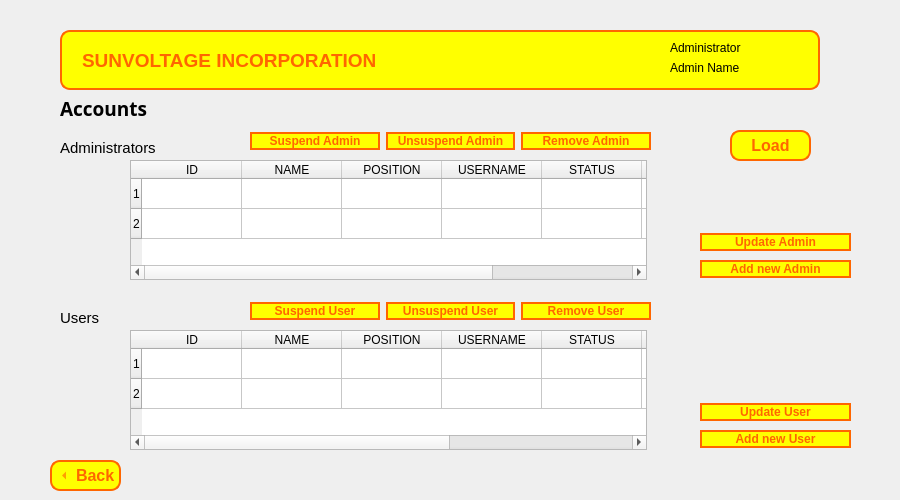
<?xml version="1.0" encoding="UTF-8"?>
<ui version="4.0">
 <class>Admin_Account</class>
 <widget class="QWidget" name="Admin_Account">
  <property name="geometry">
   <rect>
    <x>0</x>
    <y>0</y>
    <width>900</width>
    <height>500</height>
   </rect>
  </property>
  <property name="sizePolicy">
   <sizepolicy hsizetype="Expanding" vsizetype="Preferred">
    <horstretch>0</horstretch>
    <verstretch>0</verstretch>
   </sizepolicy>
  </property>
  <property name="minimumSize">
   <size>
    <width>50</width>
    <height>0</height>
   </size>
  </property>
  <property name="windowTitle">
   <string>Form</string>
  </property>
  <widget class="QLabel" name="Header">
   <property name="geometry">
    <rect>
     <x>60</x>
     <y>30</y>
     <width>760</width>
     <height>60</height>
    </rect>
   </property>
   <property name="font">
    <font>
     <pointsize>14</pointsize>
     <bold>true</bold>
    </font>
   </property>
   <property name="styleSheet">
    <string notr="true">color: rgb(255, 102, 0);
background-color: rgb(255, 255, 0);
border-color: rgb(255, 102, 0);
border: 2px solid #ff6600; 
border-radius: 10px;
</string>
   </property>
   <property name="text">
    <string>SUNVOLTAGE INCORPORATION</string>
   </property>
   <property name="textFormat">
    <enum>Qt::AutoText</enum>
   </property>
   <property name="scaledContents">
    <bool>false</bool>
   </property>
   <property name="margin">
    <number>0</number>
   </property>
   <property name="indent">
    <number>20</number>
   </property>
  </widget>
  <widget class="QLabel" name="label">
   <property name="geometry">
    <rect>
     <x>670</x>
     <y>40</y>
     <width>81</width>
     <height>16</height>
    </rect>
   </property>
   <property name="text">
    <string>Administrator</string>
   </property>
  </widget>
  <widget class="QLabel" name="adminNamelbl">
   <property name="geometry">
    <rect>
     <x>670</x>
     <y>60</y>
     <width>131</width>
     <height>16</height>
    </rect>
   </property>
   <property name="text">
    <string>Admin Name</string>
   </property>
  </widget>
  <widget class="QLabel" name="label_2">
   <property name="geometry">
    <rect>
     <x>60</x>
     <y>100</y>
     <width>91</width>
     <height>16</height>
    </rect>
   </property>
   <property name="font">
    <font>
     <family>Segoe UI Black</family>
     <pointsize>14</pointsize>
     <bold>true</bold>
    </font>
   </property>
   <property name="text">
    <string>Accounts</string>
   </property>
  </widget>
  <widget class="QToolButton" name="backButton">
   <property name="geometry">
    <rect>
     <x>50</x>
     <y>460</y>
     <width>71</width>
     <height>31</height>
    </rect>
   </property>
   <property name="font">
    <font>
     <pointsize>12</pointsize>
     <bold>true</bold>
    </font>
   </property>
   <property name="styleSheet">
    <string notr="true">QToolButton {
				color: rgb(255, 102, 0);
                background-color: rgb(255, 255, 0);
                border-color: rgb(255, 102, 0);
                border: 2px solid #ff6600;
                border-radius: 10px;
            }
            QToolButton:hover, QToolButton:pressed {
                background-color: rgb(255, 183, 0);
            }</string>
   </property>
   <property name="text">
    <string>Back</string>
   </property>
   <property name="iconSize">
    <size>
     <width>20</width>
     <height>20</height>
    </size>
   </property>
   <property name="checkable">
    <bool>true</bool>
   </property>
   <property name="checked">
    <bool>false</bool>
   </property>
   <property name="toolButtonStyle">
    <enum>Qt::ToolButtonTextBesideIcon</enum>
   </property>
   <property name="arrowType">
    <enum>Qt::LeftArrow</enum>
   </property>
  </widget>
  <widget class="QLabel" name="label_3">
   <property name="geometry">
    <rect>
     <x>60</x>
     <y>140</y>
     <width>121</width>
     <height>16</height>
    </rect>
   </property>
   <property name="font">
    <font>
     <family>Segoe UI</family>
     <pointsize>11</pointsize>
     <bold>false</bold>
    </font>
   </property>
   <property name="text">
    <string>Administrators</string>
   </property>
  </widget>
  <widget class="QLabel" name="label_4">
   <property name="geometry">
    <rect>
     <x>60</x>
     <y>310</y>
     <width>121</width>
     <height>16</height>
    </rect>
   </property>
   <property name="font">
    <font>
     <family>Segoe UI</family>
     <pointsize>11</pointsize>
     <bold>false</bold>
    </font>
   </property>
   <property name="text">
    <string>Users</string>
   </property>
  </widget>
  <widget class="QTableWidget" name="admin_tablewidget">
   <property name="geometry">
    <rect>
     <x>130</x>
     <y>160</y>
     <width>517</width>
     <height>120</height>
    </rect>
   </property>
   <property name="sizePolicy">
    <sizepolicy hsizetype="Maximum" vsizetype="Expanding">
     <horstretch>44</horstretch>
     <verstretch>0</verstretch>
    </sizepolicy>
   </property>
   <property name="minimumSize">
    <size>
     <width>50</width>
     <height>0</height>
    </size>
   </property>
   <property name="selectionBehavior">
    <enum>QAbstractItemView::SelectRows</enum>
   </property>
   <property name="rowCount">
    <number>2</number>
   </property>
   <property name="columnCount">
    <number>7</number>
   </property>
   <attribute name="horizontalHeaderCascadingSectionResizes">
    <bool>false</bool>
   </attribute>
   <attribute name="horizontalHeaderHighlightSections">
    <bool>false</bool>
   </attribute>
   <attribute name="horizontalHeaderShowSortIndicator" stdset="0">
    <bool>true</bool>
   </attribute>
   <attribute name="horizontalHeaderStretchLastSection">
    <bool>false</bool>
   </attribute>
   <row/>
   <row/>
   <column>
    <property name="text">
     <string>ID</string>
    </property>
   </column>
   <column>
    <property name="text">
     <string>NAME</string>
    </property>
   </column>
   <column>
    <property name="text">
     <string>POSITION</string>
    </property>
   </column>
   <column>
    <property name="text">
     <string>USERNAME</string>
    </property>
   </column>
   <column>
    <property name="text">
     <string>STATUS</string>
    </property>
   </column>
   <column>
    <property name="text">
     <string>DATE UPDATED</string>
    </property>
   </column>
   <column>
    <property name="text">
     <string>DATE CREATED</string>
    </property>
   </column>
  </widget>
  <widget class="QTableWidget" name="user_tablewidget">
   <property name="geometry">
    <rect>
     <x>130</x>
     <y>330</y>
     <width>517</width>
     <height>120</height>
    </rect>
   </property>
   <property name="selectionBehavior">
    <enum>QAbstractItemView::SelectRows</enum>
   </property>
   <property name="rowCount">
    <number>2</number>
   </property>
   <property name="columnCount">
    <number>8</number>
   </property>
   <attribute name="horizontalHeaderVisible">
    <bool>true</bool>
   </attribute>
   <attribute name="horizontalHeaderCascadingSectionResizes">
    <bool>false</bool>
   </attribute>
   <attribute name="horizontalHeaderHighlightSections">
    <bool>false</bool>
   </attribute>
   <attribute name="horizontalHeaderShowSortIndicator" stdset="0">
    <bool>false</bool>
   </attribute>
   <attribute name="horizontalHeaderStretchLastSection">
    <bool>false</bool>
   </attribute>
   <attribute name="verticalHeaderVisible">
    <bool>true</bool>
   </attribute>
   <row/>
   <row/>
   <column>
    <property name="text">
     <string>ID</string>
    </property>
   </column>
   <column>
    <property name="text">
     <string>NAME</string>
    </property>
   </column>
   <column>
    <property name="text">
     <string>POSITION</string>
    </property>
   </column>
   <column>
    <property name="text">
     <string>USERNAME</string>
    </property>
   </column>
   <column>
    <property name="text">
     <string>STATUS</string>
    </property>
   </column>
   <column>
    <property name="text">
     <string>CREATOR ID</string>
    </property>
   </column>
   <column>
    <property name="text">
     <string>DATE UPDATED</string>
    </property>
   </column>
   <column>
    <property name="text">
     <string>DATE CREATED</string>
    </property>
   </column>
  </widget>
  <widget class="QPushButton" name="button_load">
   <property name="geometry">
    <rect>
     <x>730</x>
     <y>130</y>
     <width>81</width>
     <height>31</height>
    </rect>
   </property>
   <property name="font">
    <font>
     <pointsize>12</pointsize>
     <bold>true</bold>
    </font>
   </property>
   <property name="styleSheet">
    <string notr="true">QPushButton {
				color: rgb(255, 102, 0);
                background-color: rgb(255, 255, 0);
                border-color: rgb(255, 102, 0);
                border: 2px solid #ff6600;
                border-radius: 10px;
            }
            QPushButton:hover, QPushButton:pressed {
                background-color: rgb(255, 183, 0);
            }</string>
   </property>
   <property name="text">
    <string>Load</string>
   </property>
   <property name="checkable">
    <bool>true</bool>
   </property>
  </widget>
  <widget class="QWidget" name="layoutWidget">
   <property name="geometry">
    <rect>
     <x>700</x>
     <y>400</y>
     <width>151</width>
     <height>51</height>
    </rect>
   </property>
   <layout class="QVBoxLayout" name="verticalLayout_2">
    <item>
     <widget class="QPushButton" name="button_update_user">
      <property name="font">
       <font>
        <bold>true</bold>
       </font>
      </property>
      <property name="styleSheet">
       <string notr="true">QPushButton {
				color: rgb(255, 102, 0);
                background-color: rgb(255, 255, 0);
                border-color: rgb(255, 102, 0);
                border: 2px solid #ff6600;
                border-radius: 10px;
            }
            QPushButton:hover, QPushButton:pressed {
                background-color: rgb(255, 183, 0);
            }</string>
      </property>
      <property name="text">
       <string>Update User</string>
      </property>
      <property name="checkable">
       <bool>true</bool>
      </property>
     </widget>
    </item>
    <item>
     <widget class="QPushButton" name="add_user_button">
      <property name="font">
       <font>
        <bold>true</bold>
       </font>
      </property>
      <property name="styleSheet">
       <string notr="true">QPushButton {
				color: rgb(255, 102, 0);
                background-color: rgb(255, 255, 0);
                border-color: rgb(255, 102, 0);
                border: 2px solid #ff6600;
                border-radius: 10px;
            }
            QPushButton:hover, QPushButton:pressed {
                background-color: rgb(255, 183, 0);
            }</string>
      </property>
      <property name="text">
       <string>Add new User</string>
      </property>
      <attribute name="buttonGroup">
       <string notr="true">user_btngroup</string>
      </attribute>
     </widget>
    </item>
   </layout>
  </widget>
  <widget class="QWidget" name="layoutWidget">
   <property name="geometry">
    <rect>
     <x>250</x>
     <y>130</y>
     <width>401</width>
     <height>22</height>
    </rect>
   </property>
   <layout class="QHBoxLayout" name="horizontalLayout">
    <item>
     <widget class="QPushButton" name="button_suspend_admin">
      <property name="font">
       <font>
        <bold>true</bold>
       </font>
      </property>
      <property name="styleSheet">
       <string notr="true">QPushButton {
				color: rgb(255, 102, 0);
                background-color: rgb(255, 255, 0);
                border-color: rgb(255, 102, 0);
                border: 2px solid #ff6600;
                border-radius: 10px;
            }
            QPushButton:hover, QPushButton:pressed {
                background-color: rgb(255, 183, 0);
            }</string>
      </property>
      <property name="text">
       <string>Suspend Admin</string>
      </property>
      <property name="checkable">
       <bool>true</bool>
      </property>
     </widget>
    </item>
    <item>
     <widget class="QPushButton" name="button_unsuspend_admin">
      <property name="font">
       <font>
        <bold>true</bold>
       </font>
      </property>
      <property name="styleSheet">
       <string notr="true">QPushButton {
				color: rgb(255, 102, 0);
                background-color: rgb(255, 255, 0);
                border-color: rgb(255, 102, 0);
                border: 2px solid #ff6600;
                border-radius: 10px;
            }
            QPushButton:hover, QPushButton:pressed {
                background-color: rgb(255, 183, 0);
            }</string>
      </property>
      <property name="text">
       <string>Unsuspend Admin</string>
      </property>
      <property name="checkable">
       <bool>true</bool>
      </property>
     </widget>
    </item>
    <item>
     <widget class="QPushButton" name="remove_admin_button">
      <property name="font">
       <font>
        <bold>true</bold>
       </font>
      </property>
      <property name="styleSheet">
       <string notr="true">QPushButton {
				color: rgb(255, 102, 0);
                background-color: rgb(255, 255, 0);
                border-color: rgb(255, 102, 0);
                border: 2px solid #ff6600;
                border-radius: 10px;
            }
            QPushButton:hover, QPushButton:pressed {
                background-color: rgb(255, 183, 0);
            }</string>
      </property>
      <property name="text">
       <string>Remove Admin</string>
      </property>
      <property name="checkable">
       <bool>true</bool>
      </property>
      <attribute name="buttonGroup">
       <string notr="true">admin_btngroup</string>
      </attribute>
     </widget>
    </item>
   </layout>
  </widget>
  <widget class="QWidget" name="layoutWidget">
   <property name="geometry">
    <rect>
     <x>250</x>
     <y>300</y>
     <width>401</width>
     <height>22</height>
    </rect>
   </property>
   <layout class="QHBoxLayout" name="horizontalLayout_2">
    <item>
     <widget class="QPushButton" name="button_suspend_user">
      <property name="font">
       <font>
        <bold>true</bold>
       </font>
      </property>
      <property name="styleSheet">
       <string notr="true">QPushButton {
				color: rgb(255, 102, 0);
                background-color: rgb(255, 255, 0);
                border-color: rgb(255, 102, 0);
                border: 2px solid #ff6600;
                border-radius: 10px;
            }
            QPushButton:hover, QPushButton:pressed {
                background-color: rgb(255, 183, 0);
            }</string>
      </property>
      <property name="text">
       <string>Suspend User</string>
      </property>
      <property name="checkable">
       <bool>true</bool>
      </property>
     </widget>
    </item>
    <item>
     <widget class="QPushButton" name="button_unsuspend_user">
      <property name="font">
       <font>
        <bold>true</bold>
       </font>
      </property>
      <property name="styleSheet">
       <string notr="true">QPushButton {
				color: rgb(255, 102, 0);
                background-color: rgb(255, 255, 0);
                border-color: rgb(255, 102, 0);
                border: 2px solid #ff6600;
                border-radius: 10px;
            }
            QPushButton:hover, QPushButton:pressed {
                background-color: rgb(255, 183, 0);
            }</string>
      </property>
      <property name="text">
       <string>Unsuspend User</string>
      </property>
      <property name="checkable">
       <bool>true</bool>
      </property>
     </widget>
    </item>
    <item>
     <widget class="QPushButton" name="remove_user_button">
      <property name="font">
       <font>
        <bold>true</bold>
       </font>
      </property>
      <property name="styleSheet">
       <string notr="true">QPushButton {
				color: rgb(255, 102, 0);
                background-color: rgb(255, 255, 0);
                border-color: rgb(255, 102, 0);
                border: 2px solid #ff6600;
                border-radius: 10px;
            }
            QPushButton:hover, QPushButton:pressed {
                background-color: rgb(255, 183, 0);
            }</string>
      </property>
      <property name="text">
       <string>Remove User</string>
      </property>
      <attribute name="buttonGroup">
       <string notr="true">user_btngroup</string>
      </attribute>
     </widget>
    </item>
   </layout>
  </widget>
  <widget class="QWidget" name="layoutWidget">
   <property name="geometry">
    <rect>
     <x>700</x>
     <y>230</y>
     <width>151</width>
     <height>51</height>
    </rect>
   </property>
   <layout class="QVBoxLayout" name="verticalLayout">
    <item>
     <widget class="QPushButton" name="button_update_admin">
      <property name="font">
       <font>
        <bold>true</bold>
       </font>
      </property>
      <property name="styleSheet">
       <string notr="true">QPushButton {
				color: rgb(255, 102, 0);
                background-color: rgb(255, 255, 0);
                border-color: rgb(255, 102, 0);
                border: 2px solid #ff6600;
                border-radius: 10px;
            }
            QPushButton:hover, QPushButton:pressed {
                background-color: rgb(255, 183, 0);
            }</string>
      </property>
      <property name="text">
       <string>Update Admin</string>
      </property>
      <property name="checkable">
       <bool>true</bool>
      </property>
     </widget>
    </item>
    <item>
     <widget class="QPushButton" name="add_admin_button">
      <property name="font">
       <font>
        <bold>true</bold>
       </font>
      </property>
      <property name="styleSheet">
       <string notr="true">QPushButton {
				color: rgb(255, 102, 0);
                background-color: rgb(255, 255, 0);
                border-color: rgb(255, 102, 0);
                border: 2px solid #ff6600;
                border-radius: 10px;
            }
            QPushButton:hover, QPushButton:pressed {
                background-color: rgb(255, 183, 0);
            }</string>
      </property>
      <property name="text">
       <string>Add new Admin</string>
      </property>
      <property name="checkable">
       <bool>true</bool>
      </property>
      <attribute name="buttonGroup">
       <string notr="true">admin_btngroup</string>
      </attribute>
     </widget>
    </item>
   </layout>
  </widget>
 </widget>
 <tabstops>
  <tabstop>button_update_user</tabstop>
  <tabstop>add_user_button</tabstop>
  <tabstop>button_load</tabstop>
  <tabstop>backButton</tabstop>
  <tabstop>user_tablewidget</tabstop>
  <tabstop>admin_tablewidget</tabstop>
 </tabstops>
 <resources/>
 <connections/>
 <buttongroups>
  <buttongroup name="user_btngroup"/>
  <buttongroup name="admin_btngroup"/>
 </buttongroups>
</ui>
